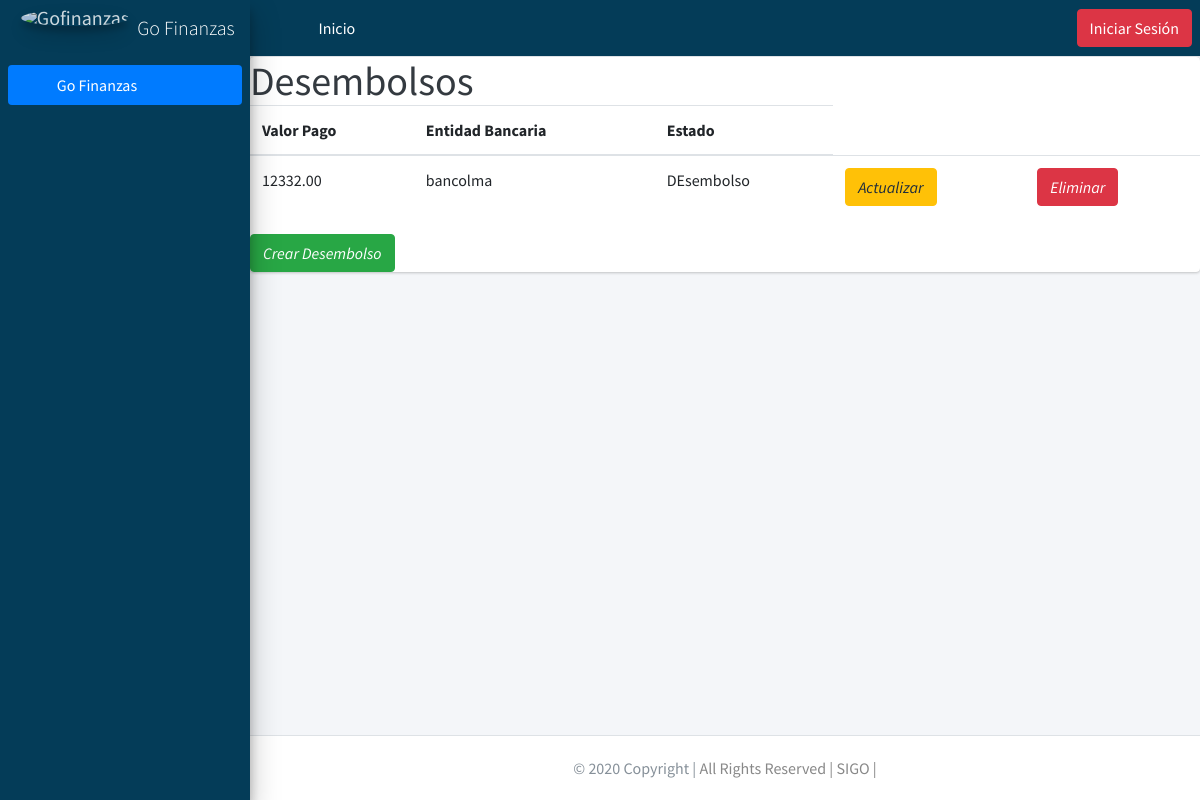
The app's page /listardesembolso/2/, older data.
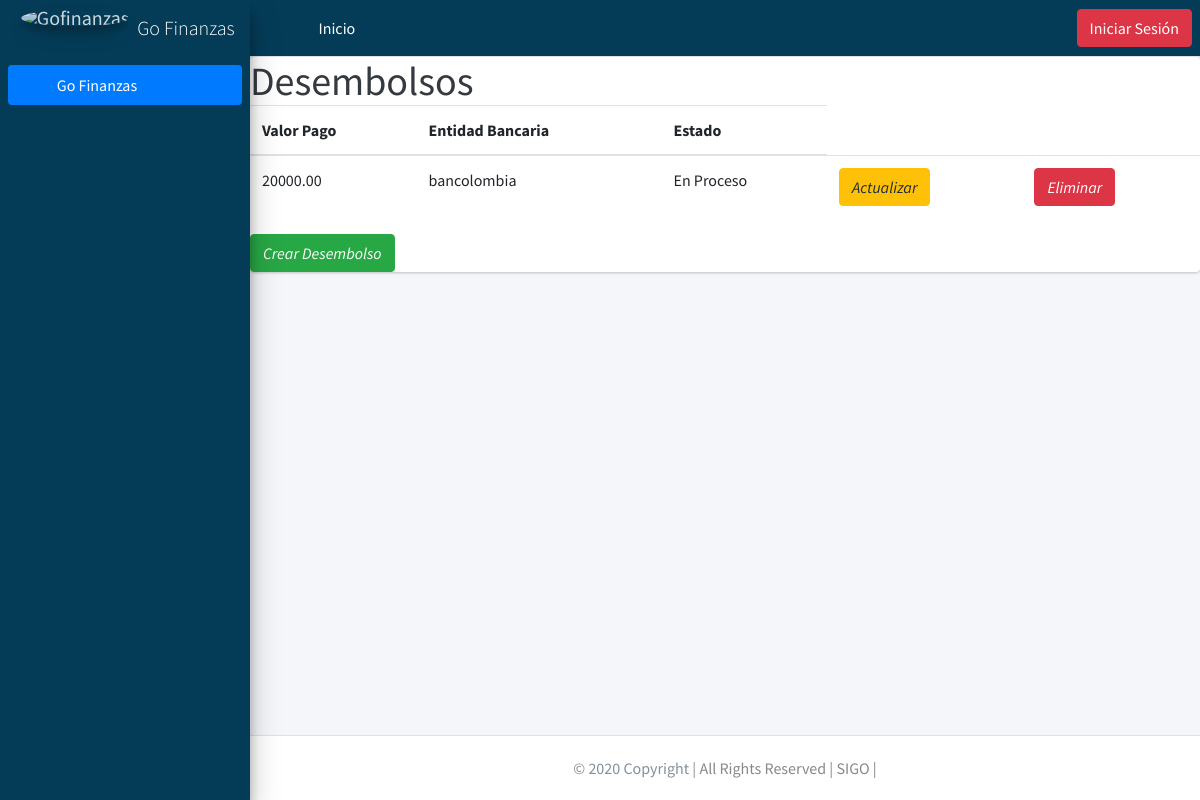
The same page, newer data.
### gestionfinanciera/models.py (models this page shows, shortened)
class Disbursement(models.Model):
    Future_Value_Portfolio = models.DecimalField(max_digits=20, decimal_places=2,blank=True, null=True)
    Payment_Value = models.DecimalField(max_digits=20, decimal_places=2,blank=True, null=True)
    Banking_Entity = models.CharField(max_length=20, null=True,blank=True)
    Pay_Date = models.DateField(default=datetime.datetime.today, blank=True, null=True)
    Disbursement_Amount = models.DecimalField(max_digits=20, decimal_places=2,blank=True, null=True)
    Number_Installment = models.DecimalField(max_digits=20, decimal_places=2,blank=True, null=True)
    Disbursement_Value = models.DecimalField(max_digits=20, decimal_places=2,blank=True, null=True)
    Adviser = models.CharField(max_length=20, null=True,blank=True)
    State = models.CharField(max_length=20, blank=True, null=True)
    Fk_Management_Type = models.ForeignKey(Management_Type, null=True, on_delete = models.CASCADE,blank=True) # se crea una llave foranea llamando al modelo

### gestionfinanciera/views.py (the view)
# urls.py: path('listardesembolso/<int:pk>/', views.DisbursementView.as_view(), name= 'listardesembolso'),# ruta pra mostrar las desembolsos registrados de cada cliente
class DisbursementView(ListView):
    model = Disbursement
    template_name = 'gestionfinanciera/bank_management/disbursement_list.html'
    def get_context_data(self,**kwargs):
        context = super(DisbursementView,self).get_context_data(**kwargs)
        context['desembolso'] = Disbursement.objects.filter(Fk_Management_Type=self.kwargs['pk'])
        context['management_typeId'] = self.kwargs['pk']
        return context

### Templates/gestionfinanciera/bank_management/disbursement_list.html
{% extends 'base/base.html' %}
{% block content %}
          <div class="card blue darken-1">
            <h1 class="m-0 text-dark">Desembolsos</h1>
            <table class="table">
              <div class="card-content white-text">
                <thead>
                  <tr>
                    <th>Valor Pago</th>
                    <th>Entidad Bancaria</th>
                    <th>Estado</th>
                  </tr>
                </thead>
                <tbody>
                  {% for data in desembolso %}
                  <tr>
                    <td>{{ data.Payment_Value }}</td>
                    <td>{{ data.Banking_Entity }}</td>
                    <td>{{ data.State }}</td>
                    <td>
                        <a href="{% url 'editardesembolso' data.id %}" class="btn btn-warning">
                          <i class="material-icons">Actualizar</i>
                        </a>
                    </td>
                    <td>
                      <a href="{% url 'eliminardesembolso' data.id %}" class="btn btn-danger">
                        <i class="material-icons">Eliminar</i>
                      </a>
                  </td>
                  </tr>
                  {% endfor %}
                </tbody>
                </div>
              </table>
              <div class="fixed-action-btn">
                <a href="{% url 'creardesembolso' management_typeId %}" class="btn btn-success">
                  <i class="large material-icons">Crear Desembolso</i>
                </a>
              </div>
            </div>
{% endblock %}

Row changes from the older to the newer data that the page shows:
removed Disbursement: Payment_Value "12332.00", Banking_Entity "bancolma", State "DEsembolso"
added Disbursement: Payment_Value "20000.00", Banking_Entity "bancolombia", State "En Proceso"
